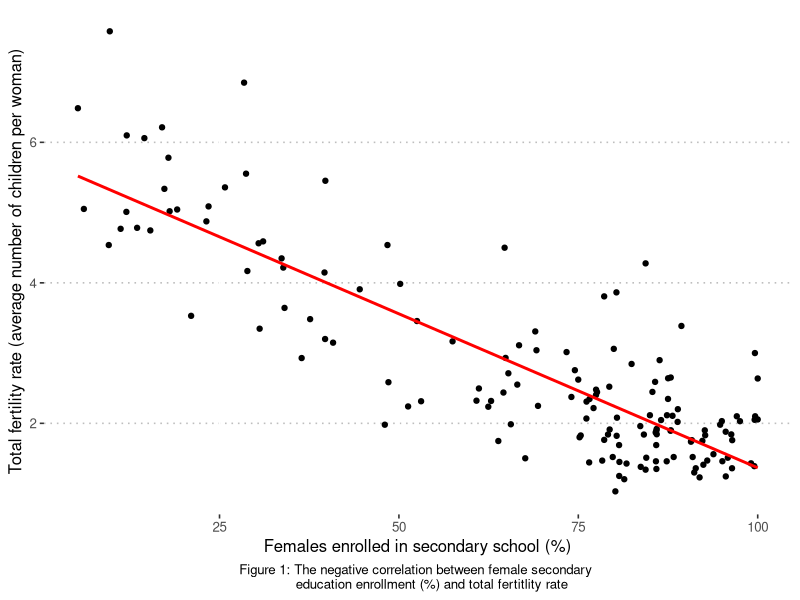
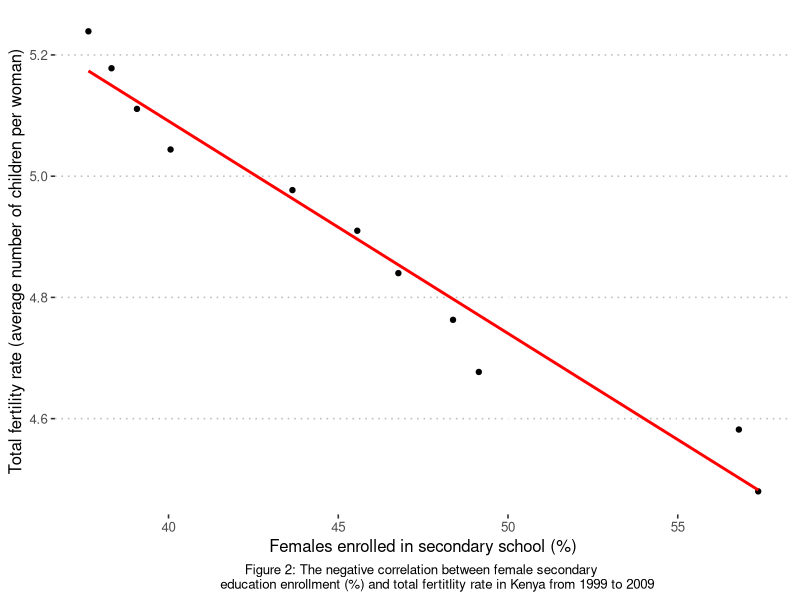

These figures' R source, in order:
## ---- chunk 1
knitr::opts_chunk$set(echo = TRUE)
## ---- chunk 2
#library(tidyverse)
#library(ggpubr)
#library(corrplot)

#Global_correlation <- read_csv("Secondary.csv")
#kenya_combo <- read.csv('Kenya_combo.csv')
## ---- chunk 3
#shapiro.test(Global_correlation$Percent_enrolled)
#shapiro.test(Global_correlation$TFR)
#var(Global_correlation$TFR)
#var(Global_correlation$Percent_enrolled)
## ---- chunk 4
#shapiro.test(kenya_combo$Percent_enrollment)
#shapiro.test(kenya_combo$TFR)
#var(kenya_combo$Percent_enrollment)
#var(kenya_combo$TFR)
## ---- chunk 5
#Global.lm <- lm(Percent_enrolled ~ TFR, data = Global_correlation)
#summary(Global.lm)
## ---- chunk 6
#slope <- round(Global.lm$coef[2], 3)
#p.val = 0.001
#r2 <- round(summary(Global.lm)$r.squared, 3)

#ggplot(data = Global_correlation, aes(x = Percent_enrolled, y = TFR)) +
#  geom_point() +
#  stat_smooth(method = "lm", se = F, colour = "red") +
#  theme_pubclean()+
#  theme(plot.caption = element_text(hjust = 0.5)) +
#  labs(x = "Females enrolled in secondary school (%)",
#       y = "Total fertility rate (average number of children per woman)",
#       caption = "Figure 1: The negative correlation between female secondary education enrollment (%) and #total fertitlity rate")
## ---- chunk 7
#cor.test(Global_correlation$Percent_enrolled, Global_correlation$TFR, method = "kendall")
## ---- chunk 8
#Kenya.lm <- lm(Percent_enrollment ~ TFR, data = kenya_combo)
#summary(Kenya.lm)
## ---- chunk 9
#slope <- round(Kenya.lm$coef[2], 3)
#p.val = 0.001
#r2 <- round(summary(Kenya.lm)$r.squared, 3)

#ggplot(data = kenya_combo, aes(x = Percent_enrollment, y = TFR)) +
#  geom_point() +
#  stat_smooth(method = "lm", se = F, colour = "red") +
#  theme_pubclean()+
#  theme(plot.caption = element_text(hjust = 0.5)) +
#  labs(x = "Females enrolled in secondary school (%)",
#       y = "Total fertility rate (average number of children per woman)",
#       caption = "Figure 2: The negative correlation between female secondary education enrollment (%) and #total fertitlity rate in Kenya from 1999 to 2009")
## ---- chunk 10
#cor.test(kenya_combo$Percent_enrollment, kenya_combo$TFR, use = "everything", method = "pearson")
## ---- chunk 11
library(tidyverse)
library(ggpubr)
library(corrplot)

Global_correlation <- read_csv("Secondary.csv")
kenya_combo <- read.csv('Kenya_combo.csv')
## ---- chunk 12

shapiro.test(Global_correlation$Percent_enrolled)
## ---- chunk 13
shapiro.test(Global_correlation$TFR)
## ---- chunk 14
#Percent of females endrolled in secondary education
var(Global_correlation$Percent_enrolled)
## ---- chunk 15
var(Global_correlation$TFR)
## ---- chunk 16
shapiro.test(kenya_combo$Percent_enrollment)
## ---- chunk 17
shapiro.test(kenya_combo$TFR)
## ---- chunk 18
var(kenya_combo$Percent_enrollment)
## ---- chunk 19
var(kenya_combo$TFR)
## ---- chunk 20
Global.lm <- lm(Percent_enrolled ~ TFR, data = Global_correlation)
summary(Global.lm)

slope <- round(Global.lm$coef[2], 3)
p.val = 0.001
r2 <- round(summary(Global.lm)$r.squared, 3)
## ---- chunk 21
cor.test(Global_correlation$Percent_enrolled, Global_correlation$TFR, method = "kendall")
## ---- chunk 22
Kenya.lm <- lm(Percent_enrollment ~ TFR, data = kenya_combo)
summary(Kenya.lm)

slope <- round(Kenya.lm$coef[2], 3)
p.val = 0.001
r2 <- round(summary(Kenya.lm)$r.squared, 3)
## ---- chunk 23
cor.test(kenya_combo$Percent_enrollment, kenya_combo$TFR, use = "everything", method = "pearson")
## ---- chunk 24
ggplot(data = Global_correlation, aes(x = Percent_enrolled, y = TFR)) +
  geom_point() +
  stat_smooth(method = "lm", se = F, colour = "red") +
  theme_pubclean()+
  theme(plot.caption = element_text(hjust = 0.5)) +
  labs(x = "Females enrolled in secondary school (%)",
       y = "Total fertility rate (average number of children per woman)",
       caption = "Figure 1: The negative correlation between female secondary 
       education enrollment (%) and total fertitlity rate")
## ---- chunk 25
ggplot(data = kenya_combo, aes(x = Percent_enrollment, y = TFR)) +
  geom_point() +
  stat_smooth(method = "lm", se = F, colour = "red") +
  theme_pubclean()+
  theme(plot.caption = element_text(hjust = 0.5)) +
  labs(x = "Females enrolled in secondary school (%)",
       y = "Total fertility rate (average number of children per woman)",
       caption = "Figure 2: The negative correlation between female secondary 
       education enrollment (%) and total fertitlity rate in Kenya from 1999 to 2009")

